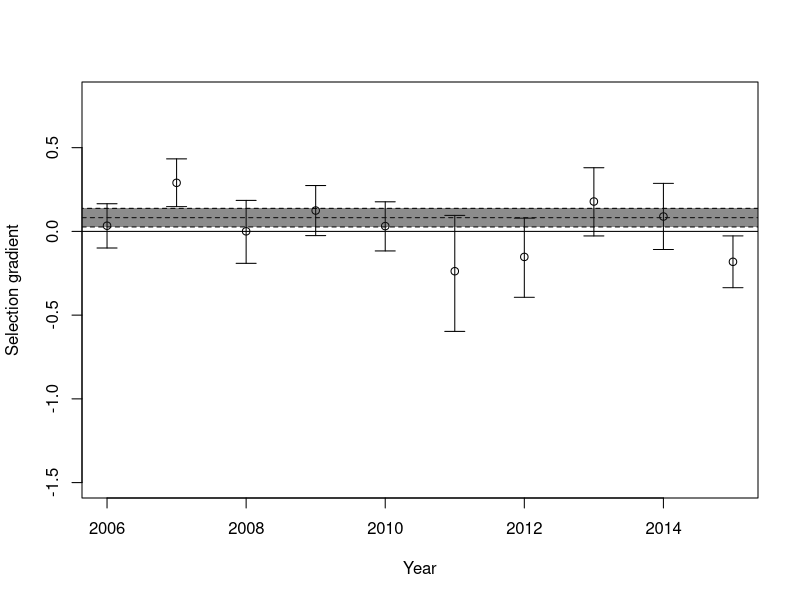
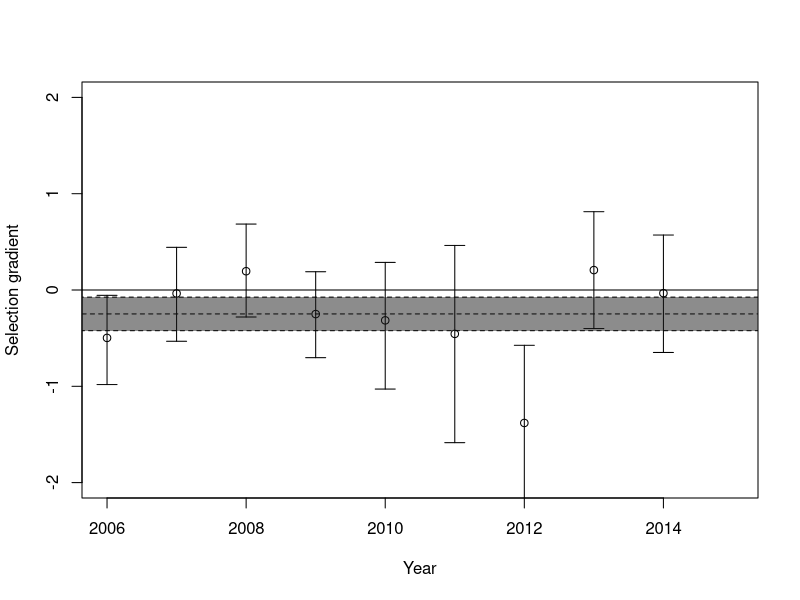
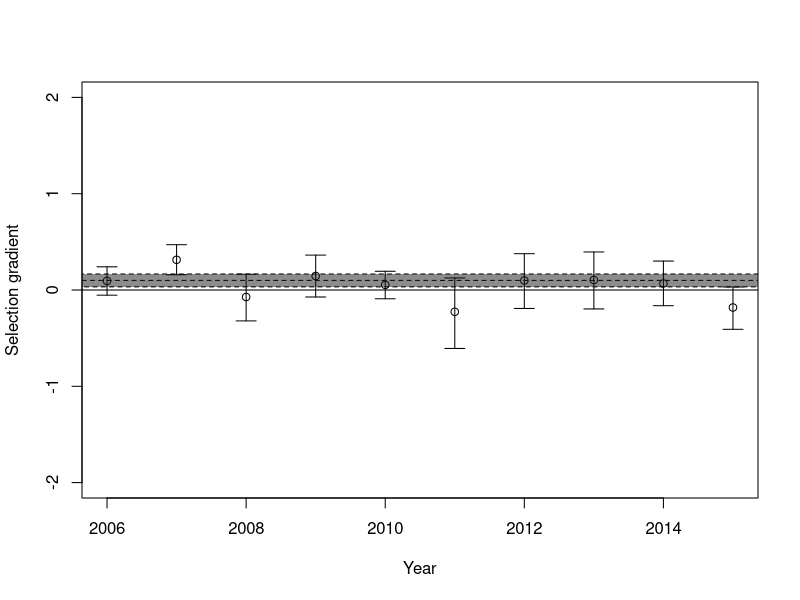

Generate these figures, in order, with R:
library(MASS)
# YearPheno <- read.table(file = "YearPheno.txt", header=T)
# 
# SelByYear <- vector(length = 2015-2006)
# SeSelByYear <- vector(length = 2015-2006)
# CISelByYear <- matrix(NA,nrow=2,ncol=2015-2005)
# for (t in 2006:2015)
# {
#   m0 <- glm(Fitness ~ 1 + StMass + Sex +Age , data=YearPheno[YearPheno$Year==t,], family=quasipoisson)
#   SelByYear[t-2005] <- coefficients(m0)[2]
#   sm0<-summary(m0)
#   SeSelByYear[t-2005] <- sm0$coefficients[2,2]
#   if(t<2015) {CISelByYear[,t-2005] <- as.numeric(confint(object = m0,parm = "StMass"))}else{
#     CISelByYear[,t-2005] <- c(SelByYear[t-2005]-1.96*SeSelByYear[t-2005],SelByYear[t-2005]+1.96*SeSelByYear[t-2005])
#   }
# }
# plot(SelByYear, x=2006:2015, ylim=c(-1.5,0.8), xlab="Year", ylab = "Selection gradient")
# abline(h=0)
# arrows(x0 = 2006:2015,x1 = 2006:2015,code = 3, y0 = CISelByYear[1,],
#        y1 = CISelByYear[2,], angle = 90,length = 0.1)
# m0all <- glm(Fitness ~ 1 + StMass + Sex +Age , data=YearPheno, family=quasipoisson)
# abline(h=coefficients(m0all)[2], lty=2)
# sm0all <- summary(m0all)
# lowm0all <- coefficients(m0all)[2]+1.96*sm0all$coefficients[2,2]
# highm0all <- coefficients(m0all)[2]-1.96*sm0all$coefficients[2,2]
# polygon(x=c(2005,2016,2016,2005),y=c(lowm0all,lowm0all, highm0all, highm0all),
#         fillOddEven = TRUE, col=rgb(0.1,0.1,0.1,0.5), lty=2)
# 
# 
# 
# 
# summary(glm(Fitness ~ 1 + StMass + Sex +Age , data=YearPheno, family=poisson))
# 
# mmRRfitness <- glmer(Fitness ~ 1 + StMass + Sex + Age +(1+Mass|Year), data=YearPheno[!is.na(YearPheno$StMass),], family=poisson)
# mmRIfitness <- glmer(Fitness ~ 1 + StMass + Sex + Age +(1|Year), data=YearPheno[!is.na(YearPheno$StMass),], family=poisson)
# mmRnoCorfitness <- glmer(Fitness ~ 1 + StMass + Sex + Age +(1|Year) + (0+StMass|Year), data=YearPheno[!is.na(YearPheno$StMass),], family=poisson)
# 
# summary(mmRRfitness)
# summary(mmRnoCorfitness)
# logLik(mmRRfitness)
# logLik(mmRIfitness)
# anova(mmRIfitness,mmRRfitness)
# anova(mmRIfitness,mmRnoCorfitness)
# anova(mmRRfitness,mmRnoCorfitness)
# CImmRnoCorfitness <- confint(mmRnoCorfitness)
# 
# points(x=2006:2015,y=unlist(coefficients(mmRnoCorfitness)$Year["StMass"]))
# 
# 
# 
# prior0 <- list(G=list(G1= list(V=0.00001*diag(2), nu=2)), R=list(V=diag(1),nu=1))
# m0 <- MCMCglmm(fixed = Fitness ~ 1 + Sex + Age + StMass,
#                random = ~ us(1+StMass):Year, prior= prior0, family="poisson",
#                data=YearPheno[!is.na(YearPheno$StMass),], nitt = 110000, burnin = 10000, thin = 100)
# summary(m0)
# autocorr(m0$VCV)
# plot(m0)
# 
# 
# ##### Fitness components ####
# 
# SelByYearPhi <- vector(length = 2015-2005)
# SeSelByYearPhi <- vector(length = 2015-2005)
# CISelByYearPhi <- matrix(NA,nrow=2,ncol=2015-2005)
# 
# for (t in 2006:2014)
# {
#   m0 <- glm(Phi ~ 1 + StMass + Sex +Age , data=YearPheno[YearPheno$Year==t,], family=binomial)
#   SelByYearPhi[t-2005] <- coefficients(m0)[2]
#   CISelByYearPhi[,t-2005]<-as.numeric(confint(m0,parm="StMass"))
#   sm0<-summary(m0)
#   SeSelByYearPhi[t-2005] <- sm0$coefficients[2,2]
# }
# SelByYearPhi[10] <- NA
# SeSelByYearPhi[10] <- NA
# plot(SelByYearPhi, x=2006:2015, ylim=c(-2,2), xlab="Year", ylab = "Selection gradient")
# abline(h=0)
# arrows(x0 = 2006:2015,x1 = 2006:2015,code = 3, y0 = CISelByYearPhi[1,],
#        y1 = CISelByYearPhi[2,], angle = 90,length = 0.1)
# m0allphi <- glm(Phi ~ 1 + StMass + Sex +Age , data=YearPheno[YearPheno$Year<2015,], family=binomial)
# abline(h=coefficients(m0allphi)[2], lty=2)
# sm0allphi <- summary(m0allphi)
# lowm0allphi <- coefficients(m0allphi)[2]+1.96*sm0allphi$coefficients[2,2]
# highm0allphi <- coefficients(m0allphi)[2]-1.96*sm0allphi$coefficients[2,2]
# polygon(x=c(2005,2016,2016,2005),y=c(lowm0allphi,lowm0allphi, highm0allphi, highm0allphi),
#         fillOddEven = TRUE, col=rgb(0.1,0.1,0.1,0.5), lty=2 )
# 
# summary(glm(Phi ~ 1 + Mass + Sex , data=YearPheno[YearPheno$Age=="A" & YearPheno$Year<max(YearPheno$Year),], family=binomial))
# summary(glmer(Phi ~ 1 + as.factor(Year) + Mass + Sex +(0+Mass|Year), data=YearPheno[YearPheno$Age=="A"& YearPheno$Year<max(YearPheno$Year),], family=binomial))
# 
# mmRIphi <- glmer(Phi ~ 1 + StMass + Sex + Age +(1|Year)+(0+StMass|Year), data=YearPheno, family=binomial)
# mmRnoCorphi <- glmer(Phi ~ 1 + StMass + Sex + Age + (1|Year) + (0+StMass|Year), data=YearPheno, family=binomial)
# summary(mmRnoCorphi)
# CImmRnoCorphi <- confint(mmRnoCorphi)
# 
# ##### RHO ######
# 
# SelByYearRho <- vector(length = 2015-2005)
# SeSelByYearRho <- vector(length = 2015-2005)
# CISelByYearRho <- matrix(NA,nrow=2,ncol=2015-2005)
# for (t in 2006:2015)
# {
#   m0 <- glm(Rho ~ 1 + StMass + Sex , data=YearPheno[YearPheno$Year==t & YearPheno$Age=="A",], family=quasipoisson)
#   CISelByYearRho[,t-2005]<-as.numeric(confint(m0,parm="StMass"))
#   SelByYearRho[t-2005] <- coefficients(m0)[2]
#   sm0<-summary(m0)
#   SeSelByYearRho[t-2005] <- sm0$coefficients[2,2]
# }
# plot(SelByYearRho, x=2006:2015, ylim=c(-2,2), xlab="Year", ylab = "Selection gradient")
# abline(h=0)
# sd(SelByYearRho)
# arrows(x0 = 2006:2015,x1 = 2006:2015,code = 3, y0 = CISelByYearRho[1,],
#        y1 = CISelByYearRho[2,], angle = 90,length = 0.1)
# m0allRho <- glm(Rho ~ 1 + StMass + Sex , data=YearPheno[YearPheno$Age=="A",], family=quasipoisson)
# abline(h=coefficients(m0allRho)[2], lty=2)
# sm0allRho <- summary(m0allRho)
# lowm0allRho <- coefficients(m0allRho)[2]+1.96*sm0allRho$coefficients[2,2]
# highm0allRho <- coefficients(m0allRho)[2]-1.96*sm0allRho$coefficients[2,2]
# polygon(x=c(2005,2016,2016,2005),y=c(lowm0allRho,lowm0allRho, highm0allRho, highm0allRho),
#         fillOddEven = TRUE, col=rgb(0.1,0.1,0.1,0.5), lty=2)
# 
# summary(glm(Rho ~ 1 + StMass + Sex  , data=YearPheno[YearPheno$Age=="A",], family=poisson))
# mmRIrho <- glmer(Rho ~ 1  + StMass + Sex  +(1|Year), data=YearPheno[YearPheno$Age=="A",], family=poisson)
# mmRnoCorrho <- glmer(Rho ~ 1  + StMass + Sex  +(1|Year)+(0+StMass|Year), data=YearPheno[YearPheno$Age=="A",], family=poisson)
# 
# var(SelByYearRho)+var(SelByYearPhi)+2*cov(SelByYearRho,SelByYearPhi)
# var(SelByYear)
# var(SelByYearRho+SelByYearPhi)
# cor(SelByYearRho,SelByYearPhi)
# 
# CImmRnoCorrho <- confint(mmRnoCorrho)
# 
# ###########################################
# ##################  QG ####################
# 
# library(MCMCglmm)
# library(pedantics)
# ped <- read.table(file = "ped.txt", header=TRUE)
# 
# YearPheno$animal <- YearPheno$ID
# priorBLUPS0<-list(G=list(G1=list(V=0.1, nu=0.0001),G2=list(V=0.1, nu=0.0001),G3=list(V=0.1, nu=0.0001)),
#                   R=list(V=0.1, nu=0.0001))
# mcmcBLUPS0 <- MCMCglmm(Mass ~Sex+Age,
#                        random=~animal+Mother+Year,
#                        rcov=~units,
#                        prior=priorBLUPS0,
#                        pedigree=ped,data=YearPheno,verbose=TRUE,nitt=12000,burnin=2000,thin=10,pr=TRUE)
# summary(mcmcBLUPS0)
# 
# 
# BV<-mcmcBLUPS0$Sol[,grep(pattern = "animal*",x = colnames(mcmcBLUPS0$Sol))]
# animalID<-substr(x = colnames(BV),start = 8,stop=nchar(colnames(BV)))
# colnames(BV) <- animalID
# 
# pmBV<-data.frame(animalID,posterior.mode(BV))
# names(pmBV)<-c("ID","pBV")
# mpmBV<-merge(x = pmBV,y = YearPheno,by="ID",all.y=TRUE, all.x = FALSE)
# plot(mpmBV$Year,mpmBV$pBV)
# 
# BVextend <- BV[,mpmBV$ID]# duplicates posterior distribution for ind present in multiple years
# 
# lmBV<-as.mcmc(apply(BVextend,MARGIN = 1,function(x){coef(lm(x~1+mpmBV$Year))[2]}))
# 
# library(mgcv)
# 
# bvplotlist <- list()
# for (i in 1:nrow(BVextend))
# {
#   damdat<- data.frame(bv=BVextend[i,],t=mpmBV$Year)
#   gm0 <- gam(bv~1+s(t),data=damdat)
#   plotgm0 <- plot.gam(gm0,n = 20)
#   bvplotlist[[i]] <- cbind(plotgm0[[1]]$x,plotgm0[[1]]$fit)
# }
# plot(x=0,xlim=c(2006,2015),ylim=c(-2,2),type="n")
# trashidontwantyou<-lapply(bvplotlist, function(x){lines(x[,1],x[,2], col=rgb(0.1,0.1,0.1,alpha = 0.1))})
# 
# bvpairwise <- as.data.frame(matrix(NA, nrow= nrow(BVextend), ncol = 2015-2006))
# names(bvpairwise) <- 2007:2015
# for (i in 1:nrow(BVextend))
# {
#   damdat<- data.frame(bv=BVextend[i,],t=mpmBV$Year)
#   lm(bv~1+t,data=damdat[damdat$t==2006 | damdat$t==2007,])
#   mean(damdat$bv[damdat$t==2007])-mean(damdat$bv[damdat$t==2006])
#   tmeanbv <- tapply(damdat$bv,damdat$t,mean)
#   bvpairwise[i,] <- tmeanbv[-1]-tmeanbv[-10]
# }
# 
# boxplot(bvpairwise)
# abline(h=0)
# 
# #### BIV ANIMAL MODEL ALL YEARS #### (SCARY) # For Mass ####
# 
# nucovM <- 3
# nucovF <- 3
# nucovMF <- 10^8
# spePriornu <- matrix(c(nucovF,nucovMF,nucovMF,nucovMF,nucovMF,nucovM,nucovMF,nucovM,nucovMF),nrow = 3,byrow = T)
# 
# covAM <- 0
# covAMF <- 0
# vAF <- 1
# vAM <- posterior.mode(mcmcBLUPS0$VCV[,"animal"])
# Gcovvar <- matrix(c(vAF,covAMF,covAMF,covAMF,vAM,covAM,covAMF,covAM,vAM),nrow = 3,byrow = T)
# 
# covAM <- 0
# covAMF <- 0
# vAF <- 1
# vIM <- posterior.mode(mcmcBLUPS0$VCV[,"ID"])
# Gcovvar <- matrix(c(vAF,covAMF,covAMF,covAMF,vAM,covAM,covAMF,covAM,vAM),nrow = 3,byrow = T)
# 
# 
# priorAllYears <- list(G=list(G1=list(V=Gcovvar, nu=11, alpha.mu=rep(0,11), alpha.V=diag(11)*1000, fix =2),
#                              G2=list(V=diag(11), nu=11, alpha.mu=rep(0,11), alpha.V=diag(11)*1000, fix =2),
#                              G3=list(V=diag(11), nu=11, alpha.mu=rep(0,11), alpha.V=diag(11)*1000, fix =2),
#                              G4=list(V=diag(1), nu=0.001)),
#                       R=list(V=diag(11), nu=11, fix =2))
# 
# mcmcBivAllYears <- MCMCglmm(cbind(Fitness,M2006,M2007,M2008,M2009,M2010,M2011,M2012,M2013,M2014,M2015) ~ trait-1+Sex+Age+at.level(trait,c(1)):(Sex+Age),
#                             random=~us(trait):animal+us(trait):ID+us(trait):Mother+us(at.level(trait,c(11))):Year,
#                             rcov=~us(trait):units, family=rep("gaussian",11),
#                             prior=priorAllYears,
#                             pedigree=ped,data=YearPheno,verbose=TRUE,nitt=120000,burnin=20000,thin=100)
# summary(mcmcBivAllYears)
# save(mcmcBivAllYears,file = "mcmcBivAllYears1")
# 

############################################################################################################
######################################### Asymptotic mass analysis #########################################
############################################################################################################
library(MASS)
library(lme4)
YearPheno <- read.table(file = "YearPheno.txt", header=T)

SelAByYear <- vector(length = 2015-2006)
SeSelAByYear <- vector(length = 2015-2006)
CISelAByYear <- matrix(NA,nrow=2,ncol=2015-2005)
for (t in 2006:2015)
{
  m0 <- glm(Fitness ~ 1 + Ast + Sex +Age , data=YearPheno[YearPheno$Year==t,], family=quasipoisson)
  SelAByYear[t-2005] <- coefficients(m0)[2]
  sm0<-summary(m0)
  SeSelAByYear[t-2005] <- sm0$coefficients[2,2]
  if(t<2015) {CISelAByYear[,t-2005] <- as.numeric(confint(object = m0,parm = "Ast"))}else{
    CISelAByYear[,t-2005] <- c(SelAByYear[t-2005]-1.96*SeSelAByYear[t-2005],SelAByYear[t-2005]+1.96*SeSelAByYear[t-2005])
  }
}
plot(SelAByYear, x=2006:2015, ylim=c(-1.5,0.8), xlab="Year", ylab = "Selection gradient")
abline(h=0)
arrows(x0 = 2006:2015,x1 = 2006:2015,code = 3, y0 = CISelAByYear[1,],
       y1 = CISelAByYear[2,], angle = 90,length = 0.1)
m0all <- glm(Fitness ~ 1 + Ast + Sex +Age , data=YearPheno, family=quasipoisson)
abline(h=coefficients(m0all)[2], lty=2)
sm0all <- summary(m0all)
lowm0all <- coefficients(m0all)[2]+1.96*sm0all$coefficients[2,2]
highm0all <- coefficients(m0all)[2]-1.96*sm0all$coefficients[2,2]
polygon(x=c(2005,2016,2016,2005),y=c(lowm0all,lowm0all, highm0all, highm0all),
        fillOddEven = TRUE, col=rgb(0.1,0.1,0.1,0.5), lty=2)


mmARRfitness <- glmer(Fitness ~ 1 + Ast + Sex +  Age +(1+Ast|Year),
                      data=YearPheno, family=poisson, na.action = "na.omit")
mmARIfitness <- glmer(Fitness ~ 1 + Ast + Sex +  Age  +(1|Year), data=YearPheno, family=poisson, na.action = "na.omit")
mmARnoCorfitness <- glmer(Fitness ~ 1 + Ast + Sex +  Age  +(1|Year) + (0+Ast|Year),
                          data=YearPheno, family=poisson, na.action = "na.omit")

summary(mmARRfitness)
smmARnoCorfitness <- summary(mmARnoCorfitness)
anova(mmARIfitness,mmARnoCorfitness)

CImmARnoCorfitness <- confint(mmARnoCorfitness)
                         
##### Fitness components ####

SelAByYearPhi <- vector(length = 2015-2005)
SeSelAByYearPhi <- vector(length = 2015-2005)
CISelAByYearPhi <- matrix(NA,nrow=2,ncol=2015-2005)

for (t in 2006:2014)
{
  m0 <- glm(Phi ~ 1 + Ast + Sex +Age , data=YearPheno[YearPheno$Year==t,], family=binomial)
  SelAByYearPhi[t-2005] <- coefficients(m0)[2]
  CISelAByYearPhi[,t-2005]<-as.numeric(confint(m0,parm="Ast"))
  sm0<-summary(m0)
  SeSelAByYearPhi[t-2005] <- sm0$coefficients[2,2]
}
SelAByYearPhi[10] <- NA
SeSelAByYearPhi[10] <- NA
plot(SelAByYearPhi, x=2006:2015, ylim=c(-2,2), xlab="Year", ylab = "Selection gradient")
abline(h=0)
arrows(x0 = 2006:2015,x1 = 2006:2015,code = 3, y0 = CISelAByYearPhi[1,],
       y1 = CISelAByYearPhi[2,], angle = 90,length = 0.1)
m0allphi <- glm(Phi ~ 1 + Ast + Sex +Age , data=YearPheno[YearPheno$Year<2015,], family=binomial)
abline(h=coefficients(m0allphi)[2], lty=2)
sm0allphi <- summary(m0allphi)
lowm0allphi <- coefficients(m0allphi)[2]+1.96*sm0allphi$coefficients[2,2]
highm0allphi <- coefficients(m0allphi)[2]-1.96*sm0allphi$coefficients[2,2]
polygon(x=c(2005,2016,2016,2005),y=c(lowm0allphi,lowm0allphi, highm0allphi, highm0allphi),
        fillOddEven = TRUE, col=rgb(0.1,0.1,0.1,0.5), lty=2 )

summary(glm(Phi ~ 1 + A + Sex , data=YearPheno[YearPheno$Age=="A" & YearPheno$Year<max(YearPheno$Year),], family=binomial))
summary(glmer(Phi ~ 1 + as.factor(Year) + A + Sex +(0+A|Year), data=YearPheno[YearPheno$Age=="A"& YearPheno$Year<max(YearPheno$Year),], family=binomial))

mmRIphi <- glmer(Phi ~ 1 + Ast + Sex + Age +(1|Year)+(0+Ast|Year), data=YearPheno, family=binomial)
mmRnoCorphi <- glmer(Phi ~ 1 + Ast + Sex + Age + (1|Year) + (0+Ast|Year), data=YearPheno, family=binomial)
  smmRnoCorphi <- summary(mmRnoCorphi)
CImmRnoCorphi <- confint(mmRnoCorphi)

anova(mmRIphi,mmRnoCorphi)

#####  RHO ######

SelAByYearRho <- vector(length = 2015-2005)
SeSelAByYearRho <- vector(length = 2015-2005)
CISelAByYearRho <- matrix(NA,nrow=2,ncol=2015-2005)
for (t in 2006:2015)
{
  m0 <- glm(Rho ~ 1 + Ast + Sex , data=YearPheno[YearPheno$Year==t & YearPheno$Age=="A",], family=quasipoisson)
  CISelAByYearRho[,t-2005]<-as.numeric(confint(m0,parm="Ast"))
  SelAByYearRho[t-2005] <- coefficients(m0)[2]
  sm0<-summary(m0)
  SeSelAByYearRho[t-2005] <- sm0$coefficients[2,2]
}
plot(SelAByYearRho, x=2006:2015, ylim=c(-2,2), xlab="Year", ylab = "Selection gradient")
abline(h=0)
arrows(x0 = 2006:2015,x1 = 2006:2015,code = 3, y0 = CISelAByYearRho[1,],
       y1 = CISelAByYearRho[2,], angle = 90,length = 0.1)
m0allRho <- glm(Rho ~ 1 + Ast + Sex , data=YearPheno[YearPheno$Age=="A",], family=quasipoisson)
abline(h=coefficients(m0allRho)[2], lty=2)
sm0allRho <- summary(m0allRho)
lowm0allRho <- coefficients(m0allRho)[2]+1.96*sm0allRho$coefficients[2,2]
highm0allRho <- coefficients(m0allRho)[2]-1.96*sm0allRho$coefficients[2,2]
polygon(x=c(2005,2016,2016,2005),y=c(lowm0allRho,lowm0allRho, highm0allRho, highm0allRho),
        fillOddEven = TRUE, col=rgb(0.1,0.1,0.1,0.5), lty=2)

summary(glm(Rho ~ 1 + Ast + Sex  , data=YearPheno[YearPheno$Age=="A",], family=poisson))
mmRIrho <- glmer(Rho ~ 1  + Ast + Sex  +(1|Year), data=YearPheno[YearPheno$Age=="A",], family=poisson)
mmRnoCorrho <- glmer(Rho ~ 1  + Ast + Sex  +(1|Year)+(0+Ast|Year), data=YearPheno[YearPheno$Age=="A",], family=poisson)

var(SelAByYear)
var(SelAByYearRho+SelAByYearPhi, na.rm = T)
cor.test(SelAByYearRho,SelAByYearPhi)
smmRnoCorrho <- summary(mmRnoCorrho)
anova(mmRIrho,mmRnoCorrho)

CImmRnoCorrho <- confint(mmRnoCorrho)

